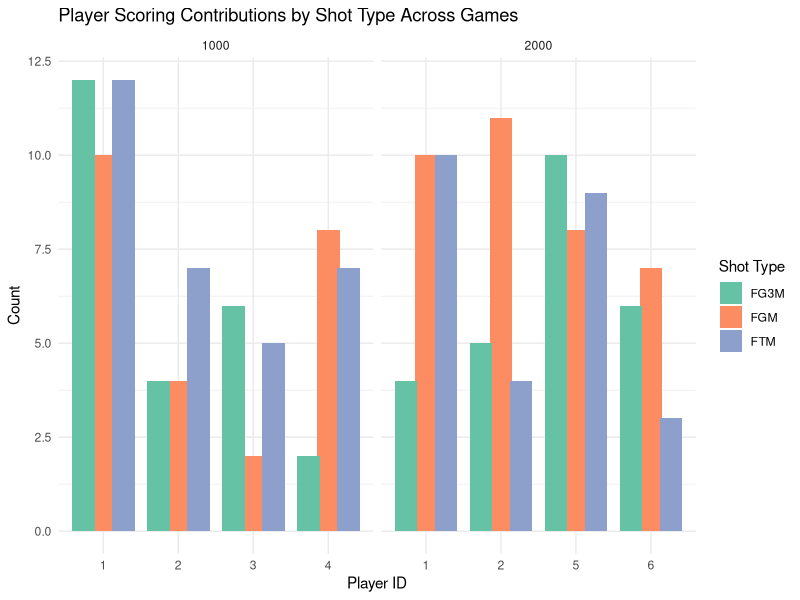
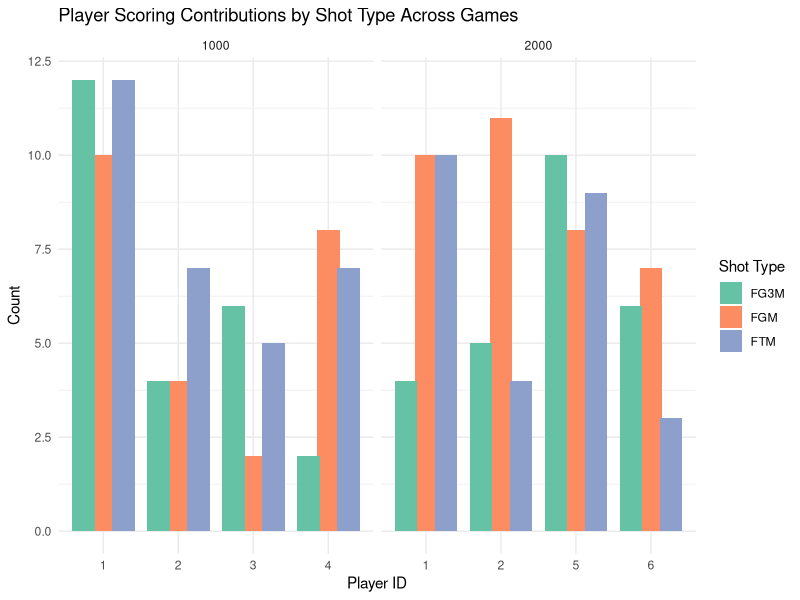

Reproduce these figures in R, in order.
# Load necessary libraries
# If you don't have them installed: install.packages("tidyverse")
library(tidyverse)

# Your initial data frame
df <- tibble::tribble(
  ~GAME_ID, ~TEAM_ID, ~PLAYER_ID, ~FGM, ~FG3M, ~FTM,
      1000,      100,          1,   10,    12,   12,
      1000,      100,          2,    4,     4,    7,
      1000,      200,          3,    2,     6,    5,
      1000,      200,          4,    8,     2,    7,
      2000,      100,          1,   10,     4,   10,
      2000,      100,          2,   11,     5,    4,
      2000,      300,          5,    8,    10,    9,
      2000,      300,          6,    7,     6,    3
)

# 1. Reshape the data from wide to long using pivot_longer()
# We move the shot types (FGM, FG3M, FTM) into a single 'shot_type' column, 
# and their corresponding values into a 'value' column.
df_long <- df %>%
  pivot_longer(
    cols = c(FGM, FG3M, FTM),  # Columns to pivot
    names_to = "shot_type",    # New column name for the variable types
    values_to = "value"        # New column name for the values
  )

# View the reshaped data
print('---- long format dataframe ----')
print(df_long)
cat('\n')

# 2. Create a ggplot visualization
ggplot(df_long, aes(x = factor(PLAYER_ID), y = value, fill = shot_type)) +
  geom_bar(stat = "identity", position = position_dodge(width = 0.8)) +
  facet_wrap(~ GAME_ID, scales = "free_x") +
  labs(
    title = "Player Scoring Contributions by Shot Type Across Games",
    x = "Player ID",
    y = "Count",
    fill = "Shot Type"
  ) +
  theme_minimal() +
  scale_fill_brewer(palette = "Set2")
  ggsave("player_scoring_contributions.png", width = 10, height = 6)

# 3. (Optional) Demonstrate pivot_wider() to return to the original format
# This is how you would use pivot_wider if you had the long data and needed the wide format.
df_wide_original <- df_long %>%
  pivot_wider(
    names_from = shot_type,
    values_from = value
  )



# Check that the wide data matches the original df
# print(all.equal(df, df_wide_original))
print('---- wide format dataframe (reconstructed) ----')
print(df_wide_original) 
